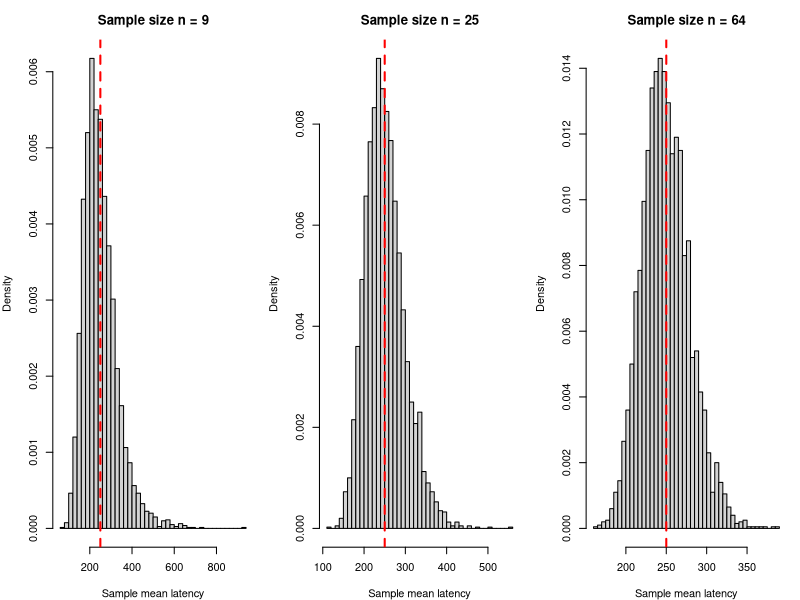
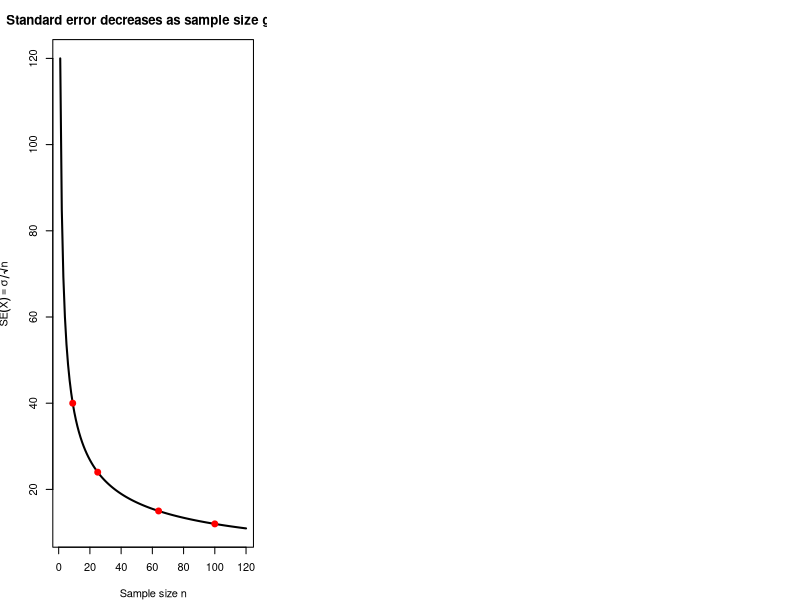
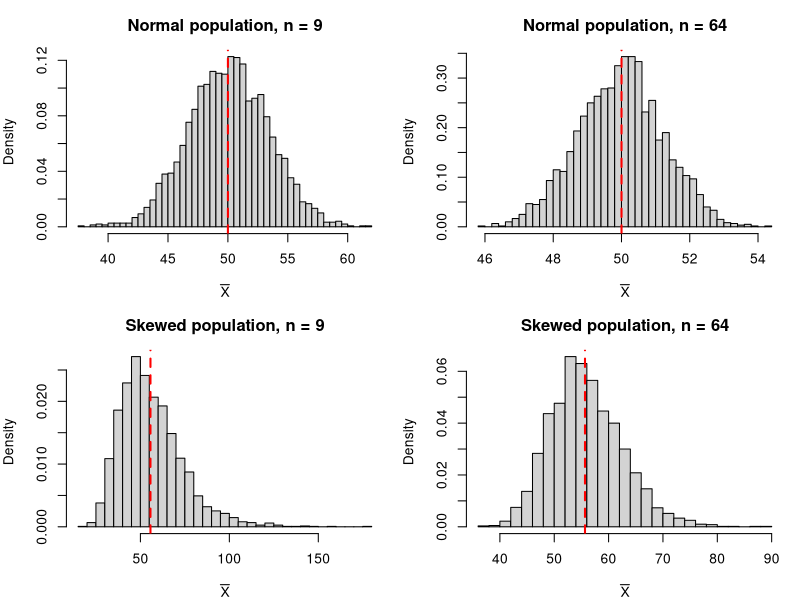

Recreate these plots in R, in order.
## ---- chunk 1
knitr::opts_chunk$set(
  echo = TRUE,
  message = FALSE,
  warning = FALSE,
  comment = "",
  collapse = TRUE,
  fig.align = "center",
  fig.width = 6.5,
  fig.height = 4,
  fig.retina = 2
)
## ---- chunk 2
# Set a seed so the simulated population and sample means are reproducible.
set.seed(390)

# Generate a very large population of query latencies from a log-normal
# distribution. The log-normal shape gives the strong right skew we want.
population <- rlnorm(200000, meanlog = 5.2, sdlog = 0.8)

# Choose the sample sizes to compare.
sample_sizes <- c(9, 25, 64)

# Prepare a one-row, three-column plotting area.
par(mfrow = c(1, 3), mar = c(4, 4, 3, 1))

# Repeat the sampling experiment for each sample size.
for (n in sample_sizes) {
  # Draw 4,000 sample means, each based on n observations.
  many_means <- replicate(
    4000,
    mean(sample(population, n, replace = TRUE))
  )

  # Plot the sample means. This histogram approximates the sampling
  # distribution of the sample mean for this sample size.
  hist(
    many_means,
    breaks = 40,
    freq = FALSE,
    main = paste("Sample size n =", n),
    xlab = "Sample mean latency"
  )

  # Mark the true population mean with a dashed vertical line.
  abline(v = mean(population), col = "red", lwd = 2, lty = 2)
}
## ---- chunk 3
# Set the population standard deviation.
sigma <- 120

# Choose a range of sample sizes.
n <- 1:120

# Compute the standard error for each sample size.
standard_error <- sigma / sqrt(n)

# Plot the standard error curve.
plot(
  n,
  standard_error,
  type = "l",
  lwd = 2,
  xlab = "Sample size n",
  ylab = expression(SE(bar(X)) == sigma / sqrt(n)),
  main = "Standard error decreases as sample size grows"
)

# Add points for a few specific sample sizes.
points(
  c(9, 25, 64, 100),
  sigma / sqrt(c(9, 25, 64, 100)),
  pch = 19,
  col = "red",
  cex = 1.2
)
## ---- chunk 4
# Set a seed so both simulated populations are reproducible.
set.seed(390)

# Generate a large normal population with mean 50 and standard deviation 10.
normal_pop <- rnorm(200000, mean = 50, sd = 10)

# Generate a large right-skewed population using a log-normal distribution.
skew_pop <- rlnorm(200000, meanlog = 3.7, sdlog = 0.8)

# For each population, draw 3,000 samples of size 9 and size 64.
# Each replicate() call returns one sample mean.
means_normal_small <- replicate(3000, mean(sample(normal_pop, 9)))
means_normal_large <- replicate(3000, mean(sample(normal_pop, 64)))
means_skew_small <- replicate(3000, mean(sample(skew_pop, 9)))
means_skew_large <- replicate(3000, mean(sample(skew_pop, 64)))

# Prepare a two-by-two plotting area for the four sampling distributions.
par(mfrow = c(2, 2), mar = c(4, 4, 3, 1))

# Plot sample means from the normal population at n = 9.
hist(
  means_normal_small,
  breaks = 35,
  freq = FALSE,
  main = "Normal population, n = 9",
  xlab = expression(bar(X))
)
abline(v = mean(normal_pop), col = "red", lwd = 2, lty = 2)

# Plot sample means from the normal population at n = 64.
hist(
  means_normal_large,
  breaks = 35,
  freq = FALSE,
  main = "Normal population, n = 64",
  xlab = expression(bar(X))
)
abline(v = mean(normal_pop), col = "red", lwd = 2, lty = 2)

# Plot sample means from the skewed population at n = 9.
hist(
  means_skew_small,
  breaks = 35,
  freq = FALSE,
  main = "Skewed population, n = 9",
  xlab = expression(bar(X))
)
abline(v = mean(skew_pop), col = "red", lwd = 2, lty = 2)

# Plot sample means from the skewed population at n = 64.
hist(
  means_skew_large,
  breaks = 35,
  freq = FALSE,
  main = "Skewed population, n = 64",
  xlab = expression(bar(X))
)
abline(v = mean(skew_pop), col = "red", lwd = 2, lty = 2)
